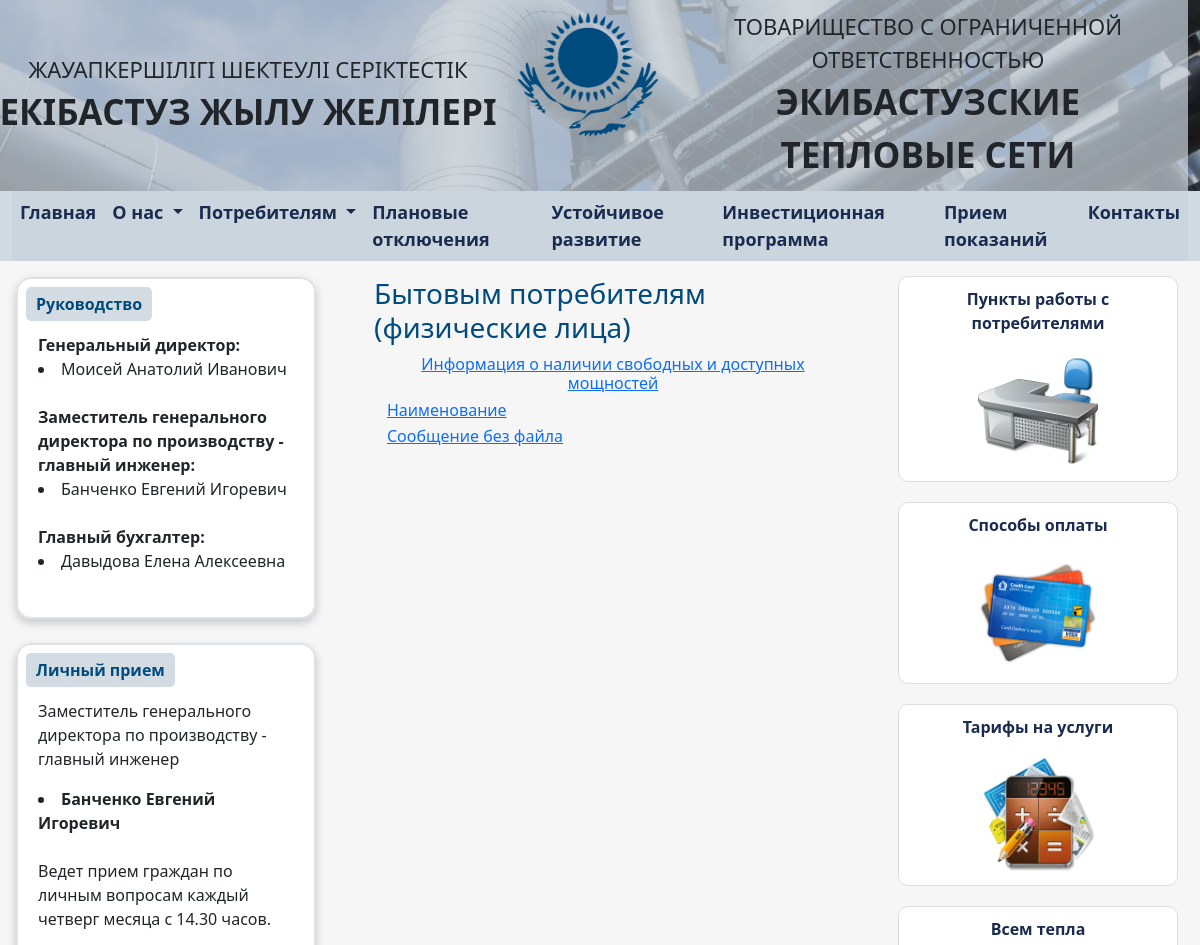
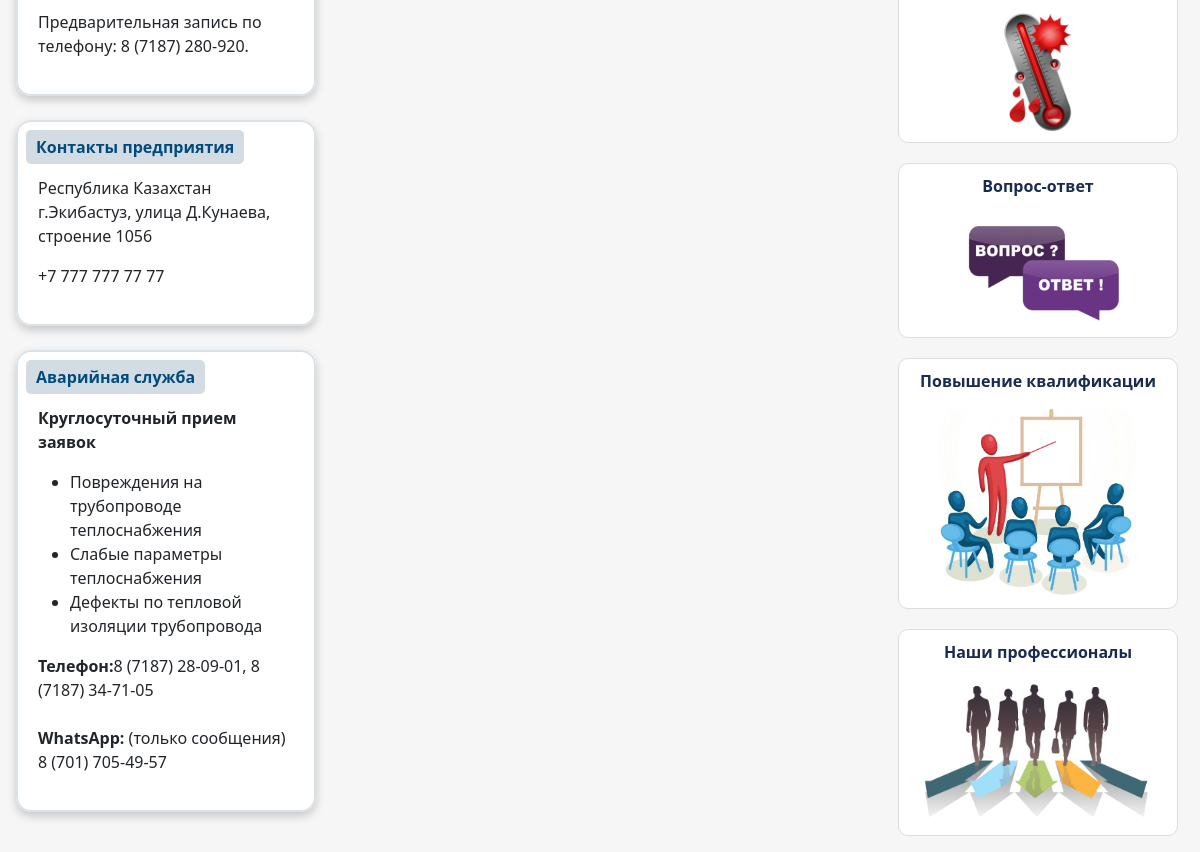
The app's page /individuals/ with its own data (2 pictures, top to bottom).
### main/models.py (models this page shows, shortened)
class Managment(models.Model):
    hierarchy = models.IntegerField(verbose_name="Иерархия", unique=True)
    name = models.CharField(max_length=255, verbose_name="ФИО")
    position = models.CharField(max_length=255, verbose_name="Должность")
    phone = models.CharField(
        max_length=20, verbose_name="Телефон", blank=True, null=True)
    email = models.EmailField(verbose_name="Email", blank=True, null=True)
    organization = models.ForeignKey(
        OrganizationContact, on_delete=models.CASCADE, verbose_name="Организация", related_name="managment"
    )
    class Meta:
        verbose_name = "Руководство"
        verbose_name_plural = "Руководство"
        ordering = ["hierarchy"]

class PersonalReception(models.Model):
    person = models.ForeignKey(Managment, on_delete=models.CASCADE, null=True, verbose_name="Личный прием ведет")
    description = models.TextField(verbose_name="Описание")
    class Meta:
        verbose_name = "Личный прием"
        verbose_name_plural = "Личный прием"

class OrganizationContact(models.Model):
    name = models.CharField(
        max_length=255, verbose_name="Название организации")
    email = models.EmailField(verbose_name="Email")
    phone = models.CharField(max_length=20, verbose_name="Телефон")
    address = models.TextField(verbose_name="Адрес", blank=True, null=True)
    other = models.TextField(
        verbose_name="Другая информация", blank=True, null=True)
    class Meta:
        verbose_name = "Реквизиты организации"
        verbose_name_plural = "Реквизиты организации"

class EmergencyService(models.Model):
    phone = models.CharField(max_length=100, verbose_name="Телефон")
    whatsapp = models.CharField(max_length=100, verbose_name="WhatsApp")
    class Meta:
        verbose_name = "Аварийная служба"
        verbose_name_plural = "Аварийная служба"

class IndividualAttachment(models.Model):
    name = models.CharField(max_length=100, verbose_name="Название")
    description = models.TextField(verbose_name="Описание")
    created_at = models.DateTimeField(auto_now_add=True, verbose_name="Дата создания")
    file = models.FileField(upload_to='attachments/', verbose_name="Файл", blank=True, null=True)
    class Meta:
        verbose_name = "Бытовым потребителям"
        verbose_name_plural = "Бытовым потребителям"

### main/views.py (the view)
# urls.py: path('individuals/', individuals, name='individuals'),
def individuals(request):
    context = get_default_context()
    context['attachments'] = IndividualAttachment.objects.all()
    return render(request, 'main/individuals.html', context)

### main/views.py (called while the page is built)
def get_default_context():
    return {
        'organization': OrganizationContact.objects.first(),
        'management': Managment.objects.all(),
        'personal_reception': PersonalReception.objects.first(),
        'emergency_service': EmergencyService.objects.first(),
    }

### main/templates/main/individuals.html (shortened to what this page needs)
{% extends "main/base.html" %}
{% block content %}
<div class="col px-4 py-3" style="background-color: rgba(240, 240, 240, 0.6); overflow-y: auto;">
    <h3>Бытовым потребителям (физические лица)</h3>
    <div class="col-12" style="height: 70%; overflow-y: auto;">
        {% for item in attachments %}
            <div class="container">
                <a class="btn btn-link faq-link" data-bs-toggle="collapse"
                href="#faq-hiddenText{{ item.id }}" role="button"
                aria-expanded="false" aria-controls="faq-hiddenText{{ item.id }}">
                    {{ item.name }}
                </a>
            </div>
        {% endfor %}
    </div>
</div>
{% endblock %}

### main/templates/main/base.html (shortened to what this page needs)
{% load static %}
<!DOCTYPE html>
<html lang="en">
<head>
  <link href="{% static 'css/bootstrap.min.css' %}" rel="stylesheet" />
  <link rel="stylesheet" href="{% static 'css/style.css' %}">
</head>
<body>
  <div class="top"
    style="background-image: url('{% static 'bg.jpg' %}'); background-size: cover; background-position: center;">
    <div class="row" style="width: 100vw;">
      <div class="col d-flex flex-column justify-content-center text-center"
        style="background-color:rgba(202, 212, 221, 0.7); padding: 10px;">
        <span>
          <span style="font-size: 22px; ">ЖАУАПКЕРШІЛІГІ ШЕКТЕУЛІ СЕРІКТЕСТІК</span>
          <br>
          <span style="font-size: 35px;"><b>ЕКІБАСТУЗ ЖЫЛУ ЖЕЛІЛЕРІ</b></span>
        </span>
      </div>
      <div class="col-auto text-center" style="background-color:rgba(202, 212, 221, 0.7);padding: 10px;">
        <img src="{% static 'netlogo.png' %}" style="width: 140px;">
      </div>
      <div class="col d-flex flex-column justify-content-center text-center"
        style="background-color:rgba(202, 212, 221, 0.7); padding: 10px;">
        <span>
          <span style="font-size: 22px; ">ТОВАРИЩЕСТВО С ОГРАНИЧЕННОЙ ОТВЕТСТВЕННОСТЬЮ</span>
          <br>
          <span style="font-size: 35px;"><b>ЭКИБАСТУЗСКИЕ ТЕПЛОВЫЕ СЕТИ</b></span>
        </span>
      </div>
    </div>
  </div>
  <nav class="navbar navbar-expand-lg navbar-light bg-light" style="width: 100vw; padding: 0; margin-right: 0;">
    <br>
    <div class="container-fluid" style="width: 100%; padding: 6; background-color: rgba(202, 212, 221, 0.8);">
      <div class="collapse navbar-collapse" id="navbarNav" style="background-color: rgba(202, 212, 221, 0.8);">
        <ul class="navbar-nav">
          <li class="nav-item">
            <a class="nav-link active" aria-current="page" href="{% url 'main' %}" style="color: #1a2b50;">Главная</a>
          </li>
          <li class="nav-item dropdown">
            <a class="nav-link dropdown-toggle" href="#" id="navbarDropdown" role="button" data-bs-toggle="dropdown"
              aria-expanded="false">
              О нас
            </a>
          </li>
          <li class="nav-item dropdown">
            <a class="nav-link dropdown-toggle" href="#" id="navbarDropdown" role="button" data-bs-toggle="dropdown"
              aria-expanded="false">
              Потребителям
            </a>
          </li>
          <li class="nav-item">
            <a class="nav-link" href="{% url 'outages' %}">Плановые отключения</a>
          </li>
          <li class="nav-item">
            <a class="nav-link" href="{% url 'evolution' %}">Устойчивое развитие</a>
          </li>
          <li class="nav-item">
            <a class="nav-link" href="{% url 'investments' %}">Инвестиционная программа</a>
          </li>
          <li class="nav-item">
            <a class="nav-link" href="{% url 'meter_readings' %}">Прием показаний</a>
          </li>
          <li class="nav-item">
            <a class="nav-link" href="{% url 'contact' %}">Контакты</a>
          </li>
        </ul>
      </div>
    </div>
  </nav>
  <div class="row flex-grow-1 m-0 p-0" style="width: 100vw; height: 100vh;">
    <div class="col-auto" style="background-color: rgba(240, 240, 240, 0.6); width: 350px; padding: 0;">
      <div class="p-3">
        <div class="left-cards-wrapper">
          <div class="left-block mb-4">
            <div class="left-header">Руководство</div>
            <div class="left-content mt-3">
              {% for item in management %}
              <strong>{{ item.position }}:</strong>
              <li>{{ item.name }}</li><br>
              {% endfor %}
            </div>
          </div>
          <div class="left-block mb-4">
            <div class="left-header">Личный прием</div>
            <div class="left-content mt-3">
              <p>{{ personal_reception.person.position }}<br>
                <li><b>{{ personal_reception.person.name}}</b></li>
                <br>{{ personal_reception.description}}<br>
                <br>Предварительная запись по телефону: {{personal_reception.person.phone}}.
              </p>
            </div>
          </div>
          <div class="left-block mb-4">
            <div class="left-header">Контакты предприятия</div>
            <div class="left-content mt-3">
              <p>{{ organization.address|safe }}</p>
              <p>{{ organization.phone }}</p>
            </div>
          </div>
          <div class="left-block mb-4">
            <div class="left-header">Аварийная служба</div>
            <div class="left-content mt-3">
              <p><b>Круглосуточный прием заявок</b></p>
              <ul>
                <li>Повреждения на трубопроводе теплоснабжения</li>
                <li>Слабые параметры теплоснабжения</li>
                <li>Дефекты по тепловой изоляции трубопровода</li>
              </ul>
              <p><b>Телефон:</b>{{ emergency_service.phone }}<br><br>
                <b>WhatsApp:</b> (только сообщения) {{ emergency_service.whatsapp }}
              </p>
            </div>
          </div>
        </div>
      </div>
    </div>
    {% block content %}
    {% endblock %}
    <div class="col" style="background-color: rgba(240, 240, 240, 0.6); flex: 0 0 300px">
      <div class="cards-wrapper" style="margin-top: 5px;">
        <div class="info-card">
          <a href="{% url 'points' %}" style="text-decoration: none;">
            <p class="contact-name">Пункты работы с потребителями</p>
            <div style="text-align: center;">
              <img src="{% static 'point.png' %}" alt="Пункты работы с потребителями" class="img-fluid"
                style="width: 120px;">
            </div>
          </a>
        </div>
        <div class="info-card">
          <a href="{% url 'payments' %}" style="text-decoration: none;">
            <p class="contact-name">Способы оплаты</p>
            <div style="text-align: center;">
              <img src="{% static 'payment.png' %}" alt="Способы оплаты" class="img-fluid" style="width: 120px;">
            </div>
          </a>
        </div>
        <div class="info-card">
          <a href="{% url 'tariffs' %}" style="text-decoration: none;">
            <p class="contact-name">Тарифы на услуги</p>
            <div style="text-align: center;">
              <img src="{% static 'costs.png' %}" alt="Тарифы на услуги" class="img-fluid" style="width: 120px;">
            </div>
          </a>
        </div>
        <div class="info-card">
          <a href="{% url 'warmth' %}" style="text-decoration: none;">
            <p class="contact-name">Всем тепла</p>
            <div style="text-align: center;">
              <img src="{% static 'warm.png' %}" alt="Всем тепла" class="img-fluid" style="width: 120px;">
            </div>
          </a>
        </div>
        <div class="info-card">
          <a href="{% url 'question' %}" style="text-decoration: none;">
            <p class="contact-name">Вопрос-ответ</p>
            <div style="text-align: center;">
              <img src="{% static 'qa.png' %}" alt="Вопрос руководителю" class="img-fluid" style="width: 200px;">
            </div>
          </a>
        </div>
        <div class="info-card">
          <a href="{% url 'training' %}" style="text-decoration: none;">
            <p class="contact-name">Повышение квалификации</p>
            <div style="text-align: center;">
              <img src="{% static 'competition.png' %}" alt="Повышение квалификации" class="img-fluid"
                style="width: 200px;">
            </div>
          </a>
        </div>
        <div class="info-card">
          <a href="{% url 'ourprofs' %}" style="text-decoration: none;">
            <p class="contact-name">Наши профессионалы</p>
            <div style="text-align: center;">
              <img src="{% static 'profs.png' %}" alt="Наши профессионалы" class="img-fluid" style="width: 230px;">
            </div>
          </a>
        </div>
      </div>
    </div>
  </div>
</body>
</html>

### static/css/style.css (style rules this page uses)
.navbar-nav .nav-link { font-size: 18px; font-weight: bold; color: #1a2b50; }
.left-block { position: relative; background-color: #ffffff; border-radius: 15px; padding: 20px; max-width: 300px; font-size: 16px; overflow: hidden; box-shadow: 0 4px 10px rgba(0, 0, 0, 0.2); }
.left-block::before { content: ""; position: absolute; top: 0; left: 0; width: 100%; height: 100%; border: 2px solid rgba(202, 212, 221, 0.7); border-radius: 15px; pointer-events: none; box-sizing: border-box; }
.left-header { position: absolute; top: 10px; left: 10px; background-color: rgba(202, 212, 221, 0.8); font-weight: bold; padding: 5px 10px; border-radius: 5px; color: #004b7e; }
.left-content { padding: 2px; padding-top: 20px; font-size: 16px; }
.cards-wrapper { position: relative; right: 0; display: flex; flex-direction: column; align-items: flex-end; }
.left-cards-wrapper { position: relative; right: 0; display: flex; flex-direction: column; align-items: flex-start; }
.info-card { display: flex; flex-direction: column; border: 1px solid #ddd; border-radius: 10px; text-align: right; background-color: #ffffff; transition: transform 0.3s ease, box-shadow 0.3s ease; padding: 10px; margin: 10px; width: 280px; }
.contact-name { font-size: 16px; font-weight: bold; color: #1a2b50; text-align: center; }
h3 { color: #004b7e; }
.faq-link { margin-bottom: 0 !important; padding: 2px 0 !important; line-height: 1.2; }

### main/templates/main/base.html (style rules this page uses)
body { background-size: 100vw 100vh; margin: 0; padding: 0; }

### records on screen
Managment: position "Генеральный директор", name "Моисей Анатолий Иванович"
Managment: position "Заместитель генерального директора по производству - главный инженер", name "Банченко Евгений Игоревич"
Managment: position "Главный бухгалтер", name "Давыдова Елена Алексеевна"
PersonalReception: person.position "Заместитель генерального директора по производству - главный инженер", person.name "Банченко Евгений Игоревич", description "Ведет прием граждан по личным вопросам каждый четверг месяца с 14.30 часов.", person.phone "8 (7187) 280-920"
OrganizationContact: address "Республика Казахстан г.Экибастуз, улица Д.Кунаева, строение 1056", phone "+7 777 777 77 77"
EmergencyService: phone "8 (7187) 28-09-01, 8 (7187) 34-71-05", whatsapp "8 (701) 705-49-57"
IndividualAttachment: name "Информация о наличии свободных и доступных мощностей"
IndividualAttachment: name "Наименование"
IndividualAttachment: name "Сообщение без файла"
